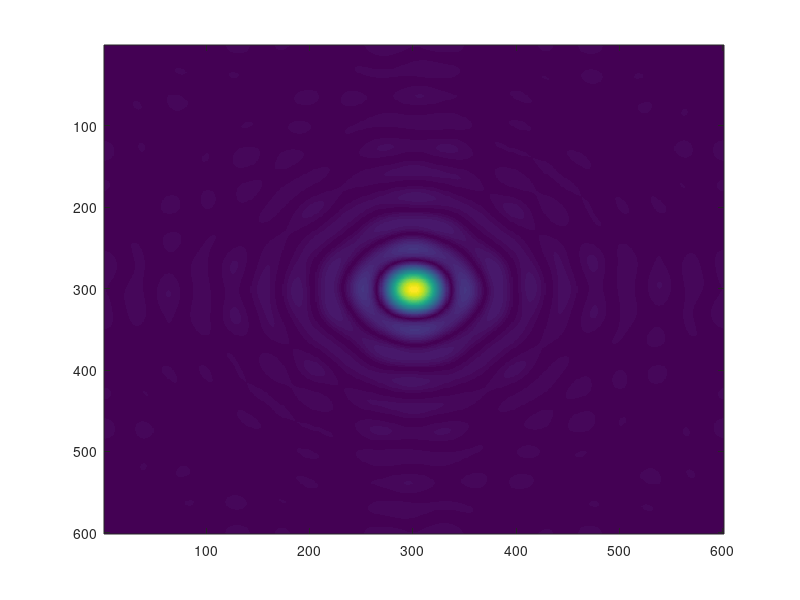

Write the MATLAB code that produced this figure.
clear;
x=-30:0.1:30;
y=-30:0.1:30;
num=size(x,2);
z=zeros(num,num);
for i=1:1:num
    for j=1:1:num
        if (x(i)^2+y(j)^2)<1
            z(i,j)=1;
        end
    end
end

fourier=fft2(z);
fourier=fftshift(fourier);
fourier_abs=abs(fourier);
fourier_abs=mat2gray(fourier_abs); 
imagesc(fourier_abs);